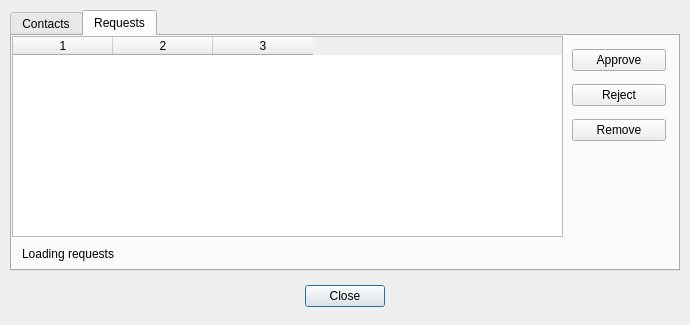
<?xml version="1.0" encoding="UTF-8"?>
<ui version="4.0">
 <class>ContactsDialog</class>
 <widget class="QDialog" name="ContactsDialog">
  <property name="geometry">
   <rect>
    <x>0</x>
    <y>0</y>
    <width>690</width>
    <height>325</height>
   </rect>
  </property>
  <property name="windowTitle">
   <string>Manage Contacts</string>
  </property>
  <widget class="QDialogButtonBox" name="buttonBox">
   <property name="geometry">
    <rect>
     <x>295</x>
     <y>280</y>
     <width>100</width>
     <height>32</height>
    </rect>
   </property>
   <property name="orientation">
    <enum>Qt::Horizontal</enum>
   </property>
   <property name="standardButtons">
    <set>QDialogButtonBox::Close</set>
   </property>
   <property name="centerButtons">
    <bool>true</bool>
   </property>
  </widget>
  <widget class="QTabWidget" name="tabWidget">
   <property name="geometry">
    <rect>
     <x>10</x>
     <y>10</y>
     <width>670</width>
     <height>261</height>
    </rect>
   </property>
   <property name="currentIndex">
    <number>1</number>
   </property>
   <widget class="QWidget" name="contactsTab">
    <attribute name="title">
     <string>Contacts</string>
    </attribute>
    <widget class="QTableWidget" name="contactsTableWidget">
     <property name="geometry">
      <rect>
       <x>0</x>
       <y>0</y>
       <width>610</width>
       <height>201</height>
      </rect>
     </property>
     <property name="showGrid">
      <bool>false</bool>
     </property>
     <property name="columnCount">
      <number>4</number>
     </property>
     <attribute name="horizontalHeaderStretchLastSection">
      <bool>true</bool>
     </attribute>
     <attribute name="verticalHeaderVisible">
      <bool>false</bool>
     </attribute>
     <column/>
     <column/>
     <column/>
     <column/>
    </widget>
    <widget class="QPushButton" name="addButton">
     <property name="enabled">
      <bool>false</bool>
     </property>
     <property name="geometry">
      <rect>
       <x>620</x>
       <y>0</y>
       <width>32</width>
       <height>32</height>
      </rect>
     </property>
     <property name="toolTip">
      <string>Request contact</string>
     </property>
     <property name="text">
      <string>+</string>
     </property>
    </widget>
    <widget class="QPushButton" name="deleteButton">
     <property name="enabled">
      <bool>false</bool>
     </property>
     <property name="geometry">
      <rect>
       <x>620</x>
       <y>31</y>
       <width>32</width>
       <height>32</height>
      </rect>
     </property>
     <property name="toolTip">
      <string>Delete contact</string>
     </property>
     <property name="text">
      <string>-</string>
     </property>
    </widget>
    <widget class="QLabel" name="contactsStatusLabel">
     <property name="geometry">
      <rect>
       <x>10</x>
       <y>210</y>
       <width>211</width>
       <height>16</height>
      </rect>
     </property>
     <property name="text">
      <string>Loading contacts</string>
     </property>
    </widget>
    <widget class="QPushButton" name="suspendButton">
     <property name="enabled">
      <bool>false</bool>
     </property>
     <property name="geometry">
      <rect>
       <x>620</x>
       <y>62</y>
       <width>32</width>
       <height>32</height>
      </rect>
     </property>
     <property name="toolTip">
      <string>Pause contact</string>
     </property>
     <property name="text">
      <string>x</string>
     </property>
    </widget>
    <widget class="QPushButton" name="pastePushButton">
     <property name="enabled">
      <bool>false</bool>
     </property>
     <property name="geometry">
      <rect>
       <x>620</x>
       <y>93</y>
       <width>32</width>
       <height>32</height>
      </rect>
     </property>
     <property name="sizePolicy">
      <sizepolicy hsizetype="Fixed" vsizetype="Fixed">
       <horstretch>0</horstretch>
       <verstretch>0</verstretch>
      </sizepolicy>
     </property>
     <property name="maximumSize">
      <size>
       <width>32</width>
       <height>16777215</height>
      </size>
     </property>
     <property name="toolTip">
      <string>Paste ID</string>
     </property>
     <property name="text">
      <string/>
     </property>
     <property name="icon">
      <iconset resource="pippip.qrc">
       <normaloff>:/mainwindow/images/652762-clipboard-alt-480.png</normaloff>:/mainwindow/images/652762-clipboard-alt-480.png</iconset>
     </property>
    </widget>
    <widget class="QLabel" name="nicknamesStatusLabel">
     <property name="geometry">
      <rect>
       <x>230</x>
       <y>210</y>
       <width>211</width>
       <height>16</height>
      </rect>
     </property>
     <property name="text">
      <string>&lt;html&gt;&lt;head/&gt;&lt;body&gt;&lt;p&gt;Loading nicknames&lt;/p&gt;&lt;/body&gt;&lt;/html&gt;</string>
     </property>
    </widget>
   </widget>
   <widget class="QWidget" name="requestsTab">
    <attribute name="title">
     <string>Requests</string>
    </attribute>
    <widget class="QTableWidget" name="requestsTableWidget">
     <property name="geometry">
      <rect>
       <x>0</x>
       <y>0</y>
       <width>551</width>
       <height>201</height>
      </rect>
     </property>
     <property name="columnCount">
      <number>3</number>
     </property>
     <attribute name="verticalHeaderVisible">
      <bool>false</bool>
     </attribute>
     <column/>
     <column/>
     <column/>
    </widget>
    <widget class="QLabel" name="requestStatusLabel">
     <property name="geometry">
      <rect>
       <x>10</x>
       <y>210</y>
       <width>431</width>
       <height>16</height>
      </rect>
     </property>
     <property name="text">
      <string>Loading requests</string>
     </property>
    </widget>
    <widget class="QWidget" name="layoutWidget">
     <property name="geometry">
      <rect>
       <x>560</x>
       <y>0</y>
       <width>94</width>
       <height>121</height>
      </rect>
     </property>
     <layout class="QVBoxLayout" name="verticalLayout">
      <property name="spacing">
       <number>0</number>
      </property>
      <item>
       <widget class="QPushButton" name="approveButton">
        <property name="text">
         <string>Approve</string>
        </property>
       </widget>
      </item>
      <item>
       <widget class="QPushButton" name="rejectButton">
        <property name="text">
         <string>Reject</string>
        </property>
       </widget>
      </item>
      <item>
       <widget class="QPushButton" name="removeButton">
        <property name="text">
         <string>Remove</string>
        </property>
       </widget>
      </item>
     </layout>
    </widget>
   </widget>
  </widget>
 </widget>
 <resources>
  <include location="pippip.qrc"/>
 </resources>
 <connections>
  <connection>
   <sender>buttonBox</sender>
   <signal>accepted()</signal>
   <receiver>ContactsDialog</receiver>
   <slot>accept()</slot>
   <hints>
    <hint type="sourcelabel">
     <x>248</x>
     <y>254</y>
    </hint>
    <hint type="destinationlabel">
     <x>157</x>
     <y>274</y>
    </hint>
   </hints>
  </connection>
  <connection>
   <sender>buttonBox</sender>
   <signal>rejected()</signal>
   <receiver>ContactsDialog</receiver>
   <slot>reject()</slot>
   <hints>
    <hint type="sourcelabel">
     <x>316</x>
     <y>260</y>
    </hint>
    <hint type="destinationlabel">
     <x>286</x>
     <y>274</y>
    </hint>
   </hints>
  </connection>
 </connections>
</ui>
